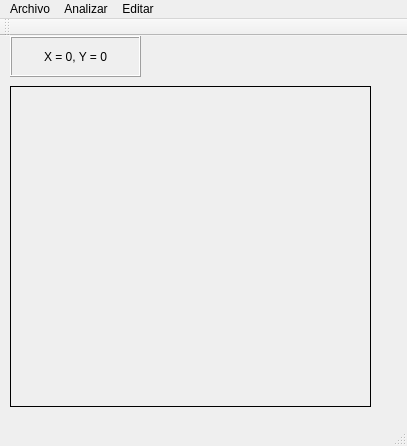
<?xml version="1.0" encoding="UTF-8"?>
<ui version="4.0">
 <class>MainWindow</class>
 <widget class="QMainWindow" name="MainWindow">
  <property name="geometry">
   <rect>
    <x>0</x>
    <y>0</y>
    <width>407</width>
    <height>446</height>
   </rect>
  </property>
  <property name="windowTitle">
   <string>MainWindow</string>
  </property>
  <widget class="QWidget" name="centralWidget">
   <widget class="my_qlabel" name="cuadroImg">
    <property name="enabled">
     <bool>true</bool>
    </property>
    <property name="geometry">
     <rect>
      <x>10</x>
      <y>50</y>
      <width>361</width>
      <height>321</height>
     </rect>
    </property>
    <property name="minimumSize">
     <size>
      <width>0</width>
      <height>0</height>
     </size>
    </property>
    <property name="sizeIncrement">
     <size>
      <width>0</width>
      <height>0</height>
     </size>
    </property>
    <property name="mouseTracking">
     <bool>true</bool>
    </property>
    <property name="focusPolicy">
     <enum>Qt::ClickFocus</enum>
    </property>
    <property name="autoFillBackground">
     <bool>false</bool>
    </property>
    <property name="styleSheet">
     <string notr="true"/>
    </property>
    <property name="frameShape">
     <enum>QFrame::Box</enum>
    </property>
    <property name="midLineWidth">
     <number>0</number>
    </property>
    <property name="text">
     <string/>
    </property>
    <property name="margin">
     <number>0</number>
    </property>
   </widget>
   <widget class="QLabel" name="etiqueta_coordenadas">
    <property name="geometry">
     <rect>
      <x>10</x>
      <y>0</y>
      <width>131</width>
      <height>41</height>
     </rect>
    </property>
    <property name="frameShape">
     <enum>QFrame::Box</enum>
    </property>
    <property name="frameShadow">
     <enum>QFrame::Raised</enum>
    </property>
    <property name="midLineWidth">
     <number>0</number>
    </property>
    <property name="text">
     <string>X = 0, Y = 0</string>
    </property>
    <property name="textFormat">
     <enum>Qt::AutoText</enum>
    </property>
    <property name="alignment">
     <set>Qt::AlignCenter</set>
    </property>
    <property name="margin">
     <number>0</number>
    </property>
   </widget>
  </widget>
  <widget class="QMenuBar" name="menuBar">
   <property name="geometry">
    <rect>
     <x>0</x>
     <y>0</y>
     <width>407</width>
     <height>21</height>
    </rect>
   </property>
   <widget class="QMenu" name="menuArchivo">
    <property name="title">
     <string>Archivo</string>
    </property>
    <addaction name="actionAbrir"/>
    <addaction name="actionGuardar"/>
    <addaction name="actionDuplicar"/>
   </widget>
   <widget class="QMenu" name="menuAnalizar">
    <property name="title">
     <string>Analizar</string>
    </property>
    <addaction name="actionHistograma"/>
    <addaction name="actionRango_de_valores"/>
    <addaction name="actionTama_o"/>
    <addaction name="actionHistograma_Acumulativo"/>
   </widget>
   <widget class="QMenu" name="menuEditar">
    <property name="title">
     <string>Editar</string>
    </property>
    <addaction name="actionCambiar_Brillo"/>
    <addaction name="actionTransformaci_n_por_Tramos"/>
   </widget>
   <addaction name="menuArchivo"/>
   <addaction name="menuAnalizar"/>
   <addaction name="menuEditar"/>
  </widget>
  <widget class="QToolBar" name="mainToolBar">
   <attribute name="toolBarArea">
    <enum>TopToolBarArea</enum>
   </attribute>
   <attribute name="toolBarBreak">
    <bool>false</bool>
   </attribute>
  </widget>
  <widget class="QStatusBar" name="statusBar"/>
  <action name="actionAbrir">
   <property name="text">
    <string>Abrir</string>
   </property>
  </action>
  <action name="actionGuardar">
   <property name="text">
    <string>Guardar</string>
   </property>
  </action>
  <action name="actionHistograma">
   <property name="text">
    <string>Histograma</string>
   </property>
  </action>
  <action name="actionDuplicar">
   <property name="text">
    <string>Duplicar</string>
   </property>
  </action>
  <action name="actionRango_de_valores">
   <property name="text">
    <string>Rango de valores</string>
   </property>
  </action>
  <action name="actionTama_o">
   <property name="text">
    <string>Tamaño</string>
   </property>
  </action>
  <action name="actionHistograma_Acumulativo">
   <property name="checkable">
    <bool>false</bool>
   </property>
   <property name="enabled">
    <bool>true</bool>
   </property>
   <property name="text">
    <string>Histograma Acumulado</string>
   </property>
   <property name="visible">
    <bool>true</bool>
   </property>
  </action>
  <action name="actionCojo">
   <property name="text">
    <string>cojo</string>
   </property>
  </action>
  <action name="actionHola">
   <property name="text">
    <string>hola</string>
   </property>
  </action>
  <action name="actionNUEVO">
   <property name="text">
    <string>NUEVO</string>
   </property>
  </action>
  <action name="actionCambiar_Brillo">
   <property name="text">
    <string>Cambiar Brillo</string>
   </property>
  </action>
  <action name="actionTransformaci_n_por_Tramos">
   <property name="text">
    <string>Transformación por Tramos</string>
   </property>
  </action>
 </widget>
 <layoutdefault spacing="6" margin="11"/>
 <customwidgets>
  <customwidget>
   <class>my_qlabel</class>
   <extends>QLabel</extends>
   <header location="global">my_qlabel.h</header>
  </customwidget>
 </customwidgets>
 <resources/>
 <connections/>
</ui>
